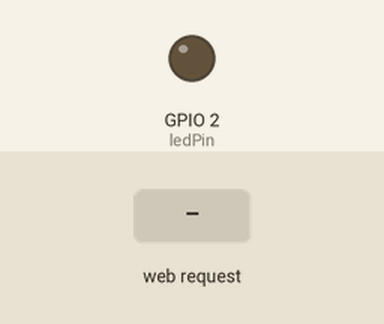
Simulated run of this sketch. Board: ESP8266 (NodeMCU). On the bench: output pins drawn as LEDs (lit = HIGH). Dashed ring = blinking. The test bench sets the inputs (shaded band). WiFi joins after 1.5 s; servers stay silent unless stated; what the sketch prints to the serial monitor is not drawn.

Above: at 2.7 s.
2.8 s: HTTP request GET /gpio/1 received
At 2.92 s:
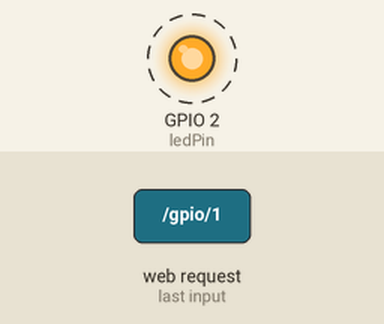
5.8 s: HTTP request GET /gpio/0 received
At 6.3 s:
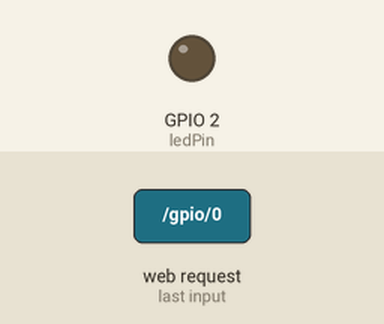
Timing chart, 0 to 8.8 s (numbered marks = the images above; inputs shaded):
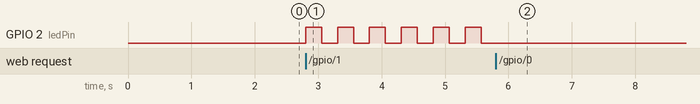

Measured:
- after the input at 2.8 s, GPIO 2 (ledPin): alternates HIGH for 0.25 s and LOW for 0.25 s, starting at once
- after the input at 5.8 s, GPIO 2 (ledPin): stops changing and stays LOW

The sketch:

webserver_test_esp8266.ino
```cpp
/*
 *  This sketch demonstrates how to set up a simple HTTP-like server.
 *  The server will set a GPIO pin depending on the request
 *    http://server_ip/gpio/0 will set the GPIO2 low,
 *    http://server_ip/gpio/1 will set the GPIO2 high
 *  server_ip is the IP address of the ESP8266 module, will be
 *  printed to Serial when the module is connected.
 */

#include <ESP8266WiFi.h>

const char* ssid = "Greynet";
const char* password = "CaptainMorgan";

// Create an instance of the server
// specify the port to listen on as an argument
WiFiServer server(80);
const int ledPin =  2;      // the number of the LED pin
int val =0;
// Variables will change:
int ledState = LOW;             // ledState used to set the LED
long previousMillis = 0;        // will store last time LED was updated

// the follow variables is a long because the time, measured in miliseconds,
// will quickly become a bigger number than can be stored in an int.
long interval = 250;           // interval at which to blink (milliseconds)


void setup() {
  digitalWrite(ledPin, LOW);
  Serial.begin(115200);
  delay(10);

  // prepare GPIO2
  pinMode(ledPin, OUTPUT);
  digitalWrite(2, 0);

  // Connect to WiFi network
  Serial.println();
  Serial.println();
  Serial.print("Connecting to ");
  Serial.println(ssid);

  WiFi.begin(ssid, password);

  while (WiFi.status() != WL_CONNECTED) {
    delay(500);
    Serial.print(".");
  }
  Serial.println("");
  Serial.println("WiFi connected");

  // Start the server
  server.begin();
  Serial.println("Server started");

  // Print the IP address
  Serial.println(WiFi.localIP());
}

void loop() {
  // Check if a client has connected
  unsigned long currentMillis = millis();
  if( val==1){
    if(currentMillis - previousMillis > interval) {
    // save the last time you blinked the LED
    previousMillis = currentMillis;

    // if the LED is off turn it on and vice-versa:
    if (ledState == LOW)
      ledState = HIGH;
    else
      ledState = LOW;

    // set the LED with the ledState of the variable:
    digitalWrite(ledPin, ledState);
    }
  }
  if( val == 0) digitalWrite(ledPin, LOW);
  WiFiClient client = server.available();
  if (!client) {
    return;
  }

  // Wait until the client sends some data
  Serial.println("new client");
  while(!client.available()){
    delay(1);
  }

  // Read the first line of the request
  String req = client.readStringUntil('\r');
  Serial.println(req);
  client.flush();

  // Match the request

  if (req.indexOf("/gpio/0") != -1)
    val = 0;
  else if (req.indexOf("/gpio/1") != -1)
    val = 1;
  else {
    Serial.println("invalid request");
    client.stop();
    return;
  }

  client.flush();

  // Prepare the response
  String s = "HTTP/1.1 200 OK\r\nContent-Type: text/html\r\n\r\n<!DOCTYPE HTML>\r\n<html>\r\nGPIO is now ";
  s += (val)?"high":"low";
  s += "</html>\n";

  // Send the response to the client
  client.print(s);
  delay(1);
  Serial.println("Client disonnected");

  // The client will actually be disconnected
  // when the function returns and 'client' object is detroyed
}
```
